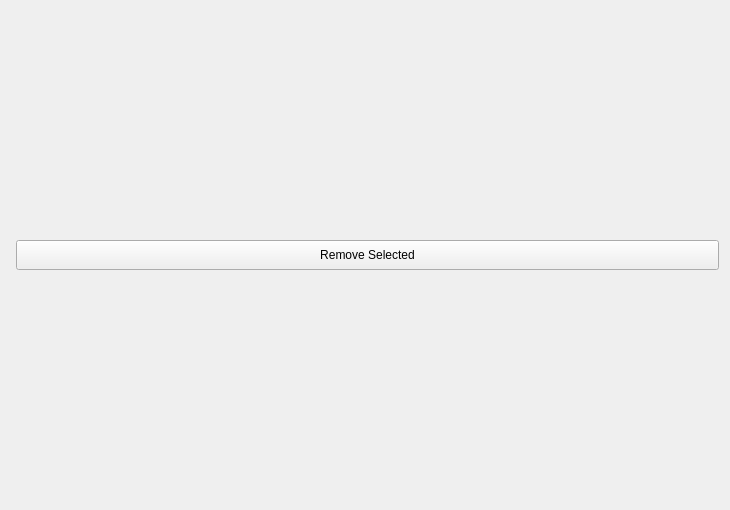
<?xml version="1.0" encoding="UTF-8"?>
<ui version="4.0">
 <class>PageResourceChooser</class>
 <widget class="QWizardPage" name="PageResourceChooser">
  <property name="geometry">
   <rect>
    <x>0</x>
    <y>0</y>
    <width>730</width>
    <height>510</height>
   </rect>
  </property>
  <property name="sizePolicy">
   <sizepolicy hsizetype="Preferred" vsizetype="Preferred">
    <horstretch>0</horstretch>
    <verstretch>0</verstretch>
   </sizepolicy>
  </property>
  <property name="minimumSize">
   <size>
    <width>0</width>
    <height>0</height>
   </size>
  </property>
  <property name="windowTitle">
   <string></string>
  </property>
  <layout class="QGridLayout" name="gridLayout">
   <item row="0" column="0">
    <layout class="QHBoxLayout" name="horizontalLayout">
     <item>
      <layout class="QFormLayout" name="formLayout">
       <property name="fieldGrowthPolicy">
        <enum>QFormLayout::AllNonFixedFieldsGrow</enum>
       </property>
       <property name="horizontalSpacing">
        <number>0</number>
       </property>
      </layout>
     </item>
     <item>
      <spacer name="verticalSpacer">
       <property name="orientation">
        <enum>Qt::Vertical</enum>
       </property>
       <property name="sizeHint" stdset="0">
        <size>
         <width>5</width>
         <height>40</height>
        </size>
       </property>
      </spacer>
     </item>
     <item>
      <layout class="QVBoxLayout" name="verticalLayout_2">
       <item>
        <layout class="QHBoxLayout" name="horizontalLayout_2"/>
       </item>
       <item>
        <widget class="QPushButton" name="btnRemoveSelected">
         <property name="sizePolicy">
          <sizepolicy hsizetype="Expanding" vsizetype="Fixed">
           <horstretch>0</horstretch>
           <verstretch>0</verstretch>
          </sizepolicy>
         </property>
         <property name="minimumSize">
          <size>
           <width>0</width>
           <height>30</height>
          </size>
         </property>
         <property name="text">
          <string>Remove Selected</string>
         </property>
        </widget>
       </item>
      </layout>
     </item>
    </layout>
   </item>
  </layout>
 </widget>
 <resources/>
 <connections/>
</ui>
